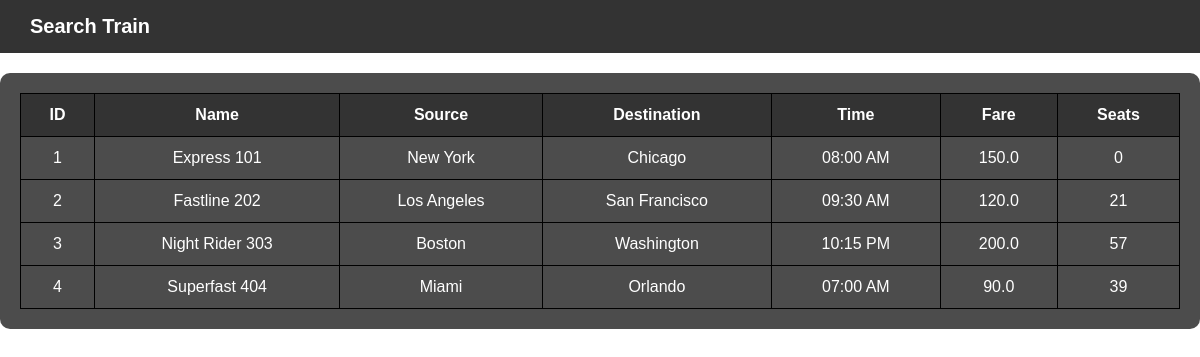
/all_trains, run on an earlier commit of the app's database.
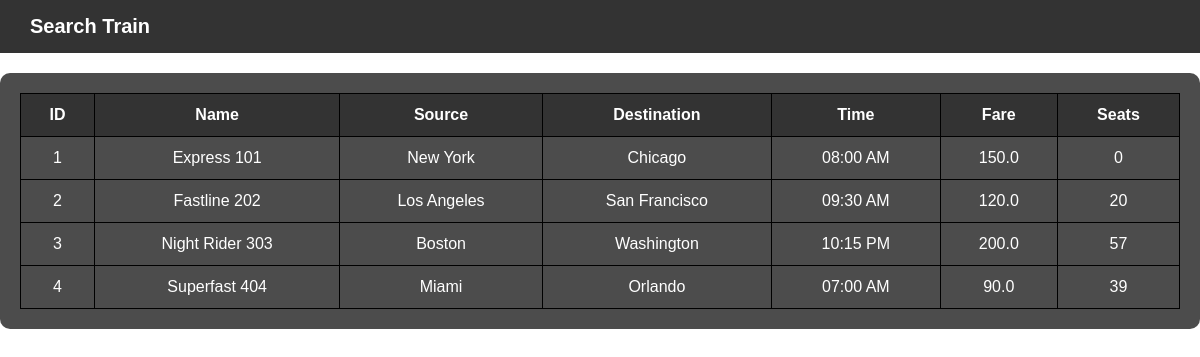
And on a later commit of the database.
### tables this page shows
CREATE TABLE Trains (
                id INTEGER PRIMARY KEY,
                name TEXT,
                source TEXT,
                destination TEXT,
                time TEXT,
                fare REAL,
                seats INTEGER
            );

### app.py (the view)
@app.route('/all_trains')
def all_trains():
    with sqlite3.connect("database.db") as conn:
        c = conn.cursor()
        c.execute("SELECT id, name, source, destination, time, fare, seats FROM Trains")
        trains = c.fetchall()
    return render_template('all_trains.html', trains=trains)

### templates/all_trains.html (shortened to what this page needs)
<!DOCTYPE html>
<html>
<head>
    <link rel="stylesheet" href="{{ url_for('static', filename='css/styles.css') }}">
</head>
<body>
    <div class="navbar">
        <a href="{{ url_for('search_train') }}">Search Train</a>
    </div>
    <div class="container">
        <table>
            <thead>
                <tr>
                    <th>ID</th>
                    <th>Name</th>
                    <th>Source</th>
                    <th>Destination</th>
                    <th>Time</th>
                    <th>Fare</th>
                    <th>Seats</th>
                </tr>
            </thead>
            <tbody>
                {% for train in trains %}
                <tr>
                    <td>{{ train[0] }}</td>
                    <td>{{ train[1] }}</td>
                    <td>{{ train[2] }}</td>
                    <td>{{ train[3] }}</td>
                    <td>{{ train[4] }}</td>
                    <td>{{ train[5] }}</td>
                    <td>{{ train[6] }}</td>
                </tr>
                {% endfor %}
            </tbody>
        </table>
    </div>
</body>
</html>

### static/css/styles.css (style rules this page uses)
body { margin: 0; font-family: Arial, sans-serif; background: url('../images/pexels-photo-552779.jpeg') no-repeat center center fixed; background-size: cover; color: white; }
.container { background-color: rgba(0, 0, 0, 0.6); max-width: 400px; margin: 100px auto; padding: 20px; border-radius: 10px; }

### templates/all_trains.html (style rules this page uses)
body { margin: 0; font-family: Arial, sans-serif; background: url('/static/images/pexels-photo-552779.jpeg') no-repeat center center fixed; background-size: cover; color: white; }
.navbar { background-color: rgba(0,0,0,0.8); padding: 15px 30px; display: flex; align-items: center; justify-content: space-between; }
.navbar a { color: white; text-decoration: none; font-size: 20px; font-weight: bold; }
.container { background: rgba(0,0,0,0.7); margin: 20px auto; padding: 20px; border-radius: 10px; box-sizing: border-box; max-width: 100%; overflow-x: auto; }
table { width: 100%; border-collapse: collapse; background: transparent; }
th, td { border: 1px solid black; padding: 12px; text-align: center; }
th { background-color: #333; color: white; }

What changed in the data, as far as the page shows it:
changed Trains "Fastline 202": seats "21" → "20"
